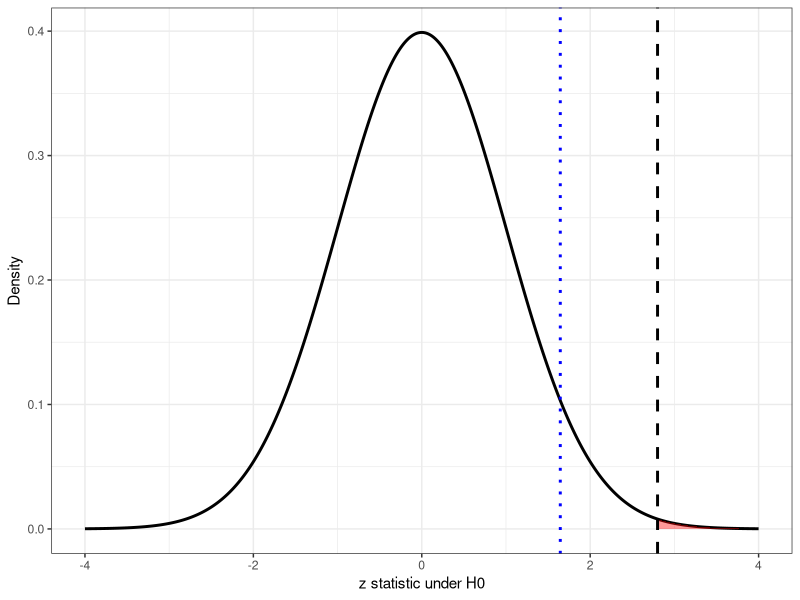
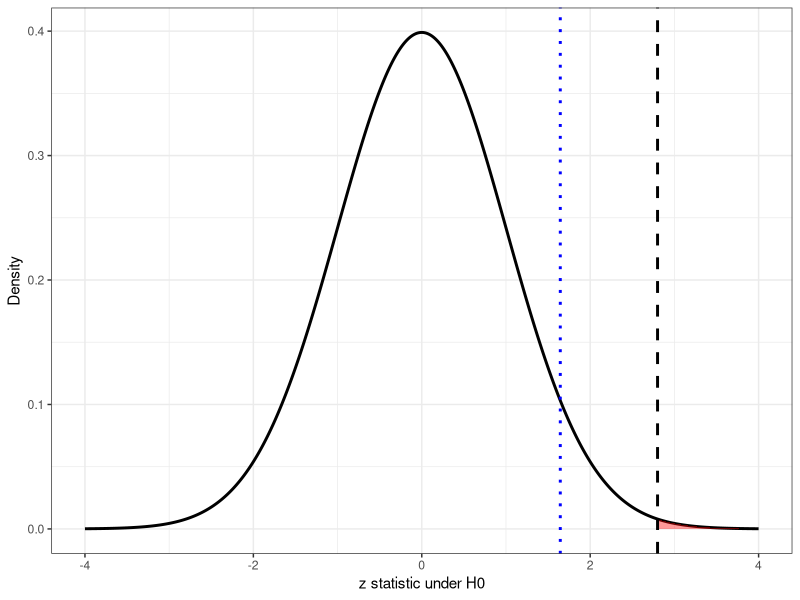
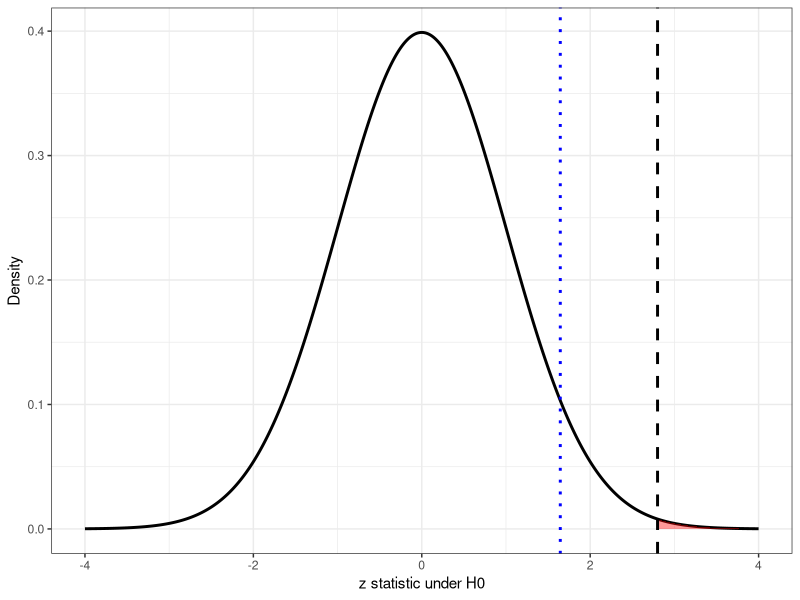
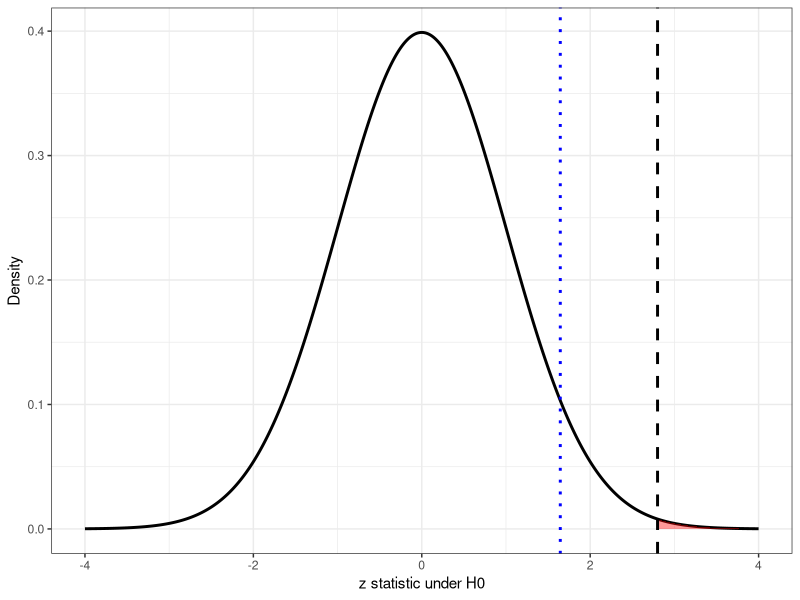

The R script that drew these images, in order:
## ---- chunk 1
library(tidyverse)

set.seed(101)

n <- 120
p_true <- 0.62

tumor_response_df <- tibble(
  patient_id = 1:n,
  response = rbinom(n, size = 1, prob = p_true)
)

head(tumor_response_df)
## ---- chunk 2
p0 <- 0.50

summary_df <- tumor_response_df |>
  summarise(
    n = n(),
    p_hat = mean(response)
  ) |>
  mutate(
    se_null = sqrt(p0 * (1 - p0) / n),
    z = (p_hat - p0) / se_null,
    p_value = 1 - pnorm(z)
  )

summary_df
## ---- chunk 3
p0 <- 0.50

summary_df <- tumor_response_df |>
  summarise(
    n = n(),
    p_hat = mean(response)
  ) |>
  mutate(
    se_null = sqrt(p0 * (1 - p0) / n),
    z = (p_hat - p0) / se_null,
    p_value = 1 - pnorm(z)
  )

summary_df
## ---- chunk 4
p_hat <- 0.64
p0 <- 0.50
n <- 100

se <- sqrt((p0 * (1 - p0)) / n)

cat("Standard error =", se)
## ---- chunk 5
p_hat <- 0.64
p0 <- 0.50
n <- 100

z <- (p_hat - p0) / sqrt((p0 * (1 - p0)) / n)

cat("Z-score =", z, "\n",
    "p-value =", 1 - pnorm(2.8))
## ---- chunk 6
# observed z statistic

z_obs <- 2.8

# critical value for alpha = 0.05 (one-sided)
z_crit <- qnorm(0.95)

# standard normal distribution
z_df <- tibble(
  z = seq(-4, 4, length.out = 1000),
  density = dnorm(z)
)

plot <- ggplot(z_df, aes(x = z, y = density)) +

  geom_line(size = 1) +

  # shaded p-value region
  geom_area(
    data = filter(z_df, z >= z_obs),
    fill = "red",
    alpha = 0.4
  ) +

  # observed z statistic
  geom_vline(
    xintercept = z_obs,
    linetype = "dashed",
    size = 1
  ) +

  # significance threshold
  geom_vline(
    xintercept = z_crit,
    color = "blue",
    linetype = "dotted",
    size = 1
  ) +

  labs(
    x = "z statistic under H0",
    y = "Density"
  ) +

  theme_bw()

plot
## ---- chunk 7
# observed z statistic

z_obs <- 2.8

# critical value for alpha = 0.05 (one-sided)
z_crit <- qnorm(0.95)

# standard normal distribution
z_df <- tibble(
  z = seq(-4, 4, length.out = 1000),
  density = dnorm(z)
)

plot <- ggplot(z_df, aes(x = z, y = density)) +

  geom_line(size = 1) +

  # shaded p-value region
  geom_area(
    data = filter(z_df, z >= z_obs),
    fill = "red",
    alpha = 0.4
  ) +

  # observed z statistic
  geom_vline(
    xintercept = z_obs,
    linetype = "dashed",
    size = 1
  ) +

  # significance threshold
  geom_vline(
    xintercept = z_crit,
    color = "blue",
    linetype = "dotted",
    size = 1
  ) +

  labs(
    x = "z statistic under H0",
    y = "Density"
  ) +

  theme_bw()

plot
## ---- chunk 8
# observed z statistic

z_obs <- 2.8

# critical value for alpha = 0.05 (one-sided)
z_crit <- qnorm(0.95)

# standard normal distribution
z_df <- tibble(
  z = seq(-4, 4, length.out = 1000),
  density = dnorm(z)
)

plot <- ggplot(z_df, aes(x = z, y = density)) +

  geom_line(size = 1) +

  # shaded p-value region
  geom_area(
    data = filter(z_df, z >= z_obs),
    fill = "red",
    alpha = 0.4
  ) +

  # observed z statistic
  geom_vline(
    xintercept = z_obs,
    linetype = "dashed",
    size = 1
  ) +

  # significance threshold
  geom_vline(
    xintercept = z_crit,
    color = "blue",
    linetype = "dotted",
    size = 1
  ) +

  labs(
    x = "z statistic under H0",
    y = "Density"
  ) +

  theme_bw()

plot
## ---- chunk 9
qnorm(0.95)
## ---- chunk 10
# observed z statistic

z_obs <- 2.8

# critical value for alpha = 0.05 (one-sided)
z_crit <- qnorm(0.95)

# standard normal distribution
z_df <- tibble(
  z = seq(-4, 4, length.out = 1000),
  density = dnorm(z)
)

plot <- ggplot(z_df, aes(x = z, y = density)) +

  geom_line(size = 1) +

  # shaded p-value region
  geom_area(
    data = filter(z_df, z >= z_obs),
    fill = "red",
    alpha = 0.4
  ) +

  # observed z statistic
  geom_vline(
    xintercept = z_obs,
    linetype = "dashed",
    size = 1
  ) +

  # significance threshold
  geom_vline(
    xintercept = z_crit,
    color = "blue",
    linetype = "dotted",
    size = 1
  ) +

  labs(
    x = "z statistic under H0",
    y = "Density"
  ) +

  theme_bw()

plot
## ---- chunk 11
qnorm(0.95)
